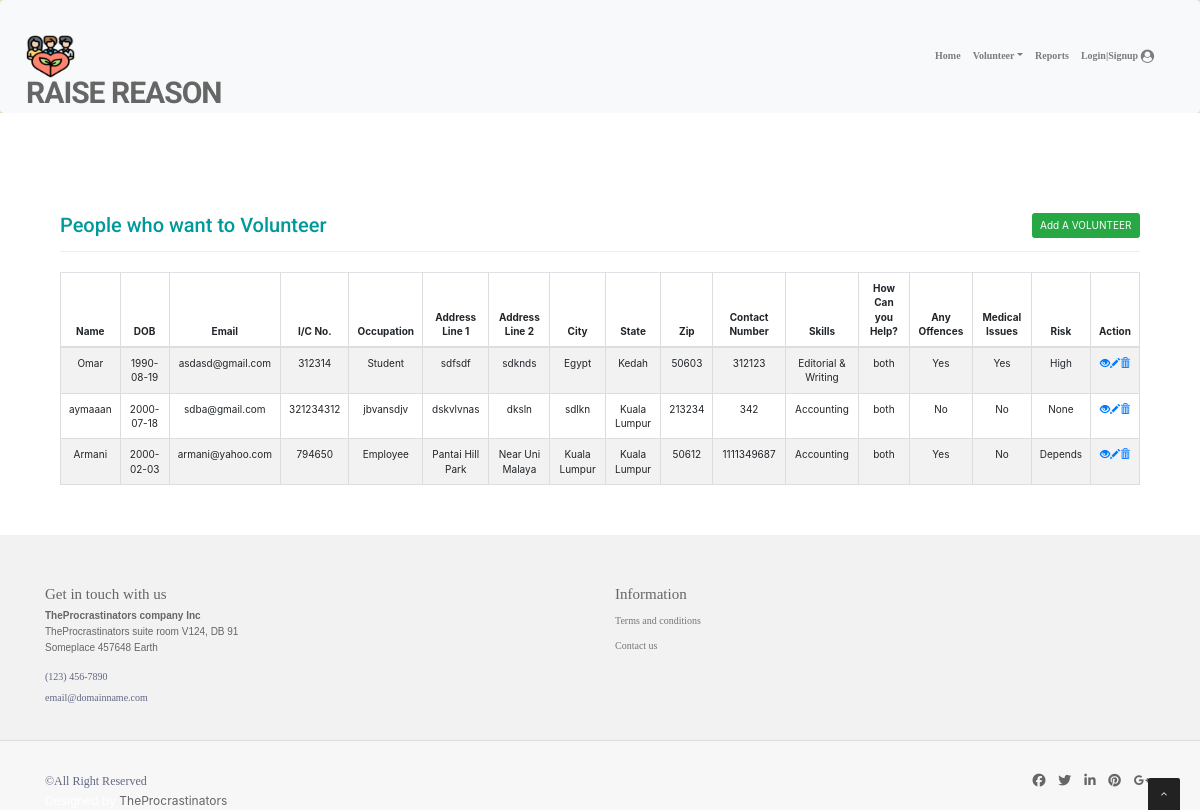
The page /ViewList.php on the database its author committed.
### tables this page shows
CREATE TABLE `VOLUNTEER` (
  `Name` varchar(50) NOT NULL,
  `DOB` date NOT NULL,
  `Email` varchar(255) NOT NULL,
  `IdentityCard` int(15) NOT NULL,
  `Occupation` varchar(50) NOT NULL,
  `Address` varchar(100) NOT NULL,
  `Address2` varchar(100) NOT NULL,
  `City` varchar(50) NOT NULL,
  `State` varchar(50) NOT NULL,
  `Zip` varchar(50) NOT NULL,
  `ContactNumber` int(15) NOT NULL,
  `Skills` varchar(50) NOT NULL,
  `HowHelp` varchar(50) NOT NULL,
  `Offences` varchar(50) NOT NULL,
  `MedicalIssues` varchar(50) NOT NULL,
  `Risk` varchar(50) NOT NULL,
  `id` int(11) NOT NULL
);

### ViewList.php (the view, shortened to what this page needs)
<?php include_once 'include/top2.php' ?>
<!DOCTYPE html>
<html lang="en">
<head>
      <link rel="stylesheet" href="https://maxcdn.bootstrapcdn.com/bootstrap/3.3.7/css/bootstrap.css">
	<link href="css/style2_2.css" rel="stylesheet" />
	<link rel="stylesheet" href="https://stackpath.bootstrapcdn.com/bootstrap/4.4.1/css/bootstrap.min.css">
	<link rel="stylesheet" href="https://cdnjs.cloudflare.com/ajax/libs/font-awesome/4.7.0/css/font-awesome.min.css">
	<link id="t-colors" href="skins/default.css" rel="stylesheet" />
	<link id="bodybg" href="bodybg/bg1.css" rel="stylesheet" type="text/css" />
</head>
<body>
		<section id="content">
			<div class="container">
                <div class="wrappers">
        <div class="container-fluid">
            <div class="row">
                <div class="col-md">
                    <div class="page-header clearfix">
                        <h2 class="pull-left" class="alignit">People who want to Volunteer</h2>
                          <a href="create.html" class="btn btn-success pull-right">Add A VOLUNTEER</a>
                    </div>
                    <?php
                   require_once "includes/config.inc.php";
                    $sql = "SELECT * FROM VOLUNTEER";
                    if($result = mysqli_query($db, $sql)){
                        if(mysqli_num_rows($result) > 0){
                            echo "<table class='table table-bordered table-striped td'>";
                                echo "<thead>";
                                    echo "<tr>";
                                        echo "<th>Name</th>";
                                        echo "<th>DOB</th>";
                                        echo "<th>Email</th>";
                                        echo "<th>I/C No.</th>";
                                        echo "<th>Occupation</th>";
                                        echo "<th>Address Line 1</th>";
                                        echo "<th>Address Line 2</th>";
                                        echo "<th>City</th>";
                                        echo "<th>State</th>";
                                        echo "<th>Zip</th>";
                                        echo "<th>Contact Number</th>";
                                        echo "<th>Skills</th>";
                                        echo "<th>How Can you Help?</th>";
                                        echo "<th>Any Offences</th>";
                                        echo "<th>Medical Issues</th>";
                                        echo "<th>Risk</th>";
                                        echo "<th>Action</th>";
                                    echo "</tr>";
                                echo "</thead>";
                                echo "<tbody>";
                                while($row = mysqli_fetch_array($result)){
                                    echo "<tr>";
                                        echo "<td>" . $row['Name'] . "</td>";
                                        echo "<td>" . $row['DOB'] . "</td>";
                                        echo "<td>" . $row['Email'] . "</td>";
                                        echo "<td>" . $row['IdentityCard'] . "</td>";
                                        echo "<td>" . $row['Occupation'] . "</td>";
                                        echo "<td>" . $row['Address'] . "</td>";
                                        echo "<td>" . $row['Address2'] . "</td>";
                                        echo "<td>" . $row['City'] . "</td>";
                                        echo "<td>" . $row['State'] . "</td>";
                                        echo "<td>" . $row['Zip'] . "</td>";
                                        echo "<td>" . $row['ContactNumber'] . "</td>";
                                        echo "<td>" . $row['Skills'] . "</td>";
                                        echo "<td>" . $row['HowHelp'] . "</td>";
                                        echo "<td>" . $row['Offences'] . "</td>";
                                        echo "<td>" . $row['MedicalIssues'] . "</td>";
                                        echo "<td>" . $row['Risk'] . "</td>";
                                        echo "<td>";
                                       echo "<a href='read.php?id=". $row['id'] ."' title='Read Volunteer Data' data-toggle='tooltip'><span class='glyphicon glyphicon-eye-open'></span></a>";
                                        echo "<a href='update.php?id=". $row['id'] ."' title='Edit Volunteer Information' data-toggle='tooltip'><span class='glyphicon glyphicon-pencil'></span></a>";
                                        echo "<a href='delete.php?id=". $row['id'] ."' title='Delete Volunteer Information' data-toggle='tooltip'><span class='glyphicon glyphicon-trash'></span></a>";
                                        echo "</td>";
                                    echo "</tr>";
                                }
                                echo "</tbody>";
                            echo "</table>";
                        } else{
                            echo "<p class='lead'><em>No records were found.</em></p>";
                        }
                    } else{
                        echo "ERROR: Could not able to execute $sql. " . mysqli_error($db);
                    }
                    ?>
                </div>
            </div>
                    </div>
                </div>
			</div>
		</section>
		<footer>
	<div class="container">
		<div class="row">
			<div class="col-sm-3 col-lg-6">
				<div class="widget">
					<h4>Get in touch with us</h4>
					<address>
						<strong>TheProcrastinators company Inc</strong><br>
						TheProcrastinators suite room V124, DB 91<br>
						Someplace 457648 Earth </address>
					<p>
						<i class="icon-phone"></i> (123) 456-7890<br>
						<i class="icon-envelope-alt"></i> email@domainname.com
					</p>
				</div>
			</div>
			<div class="col-sm-3 col-lg-6">
				<div class="widget">
					<h4>Information</h4>
					<ul class="link-list">
						<li><a href="#">Terms and conditions</a></li>
						<li><a href="#">Contact us</a></li>
					</ul>
				</div>
			</div>
			<div class="col-sm-3 col-lg-3">
			</div>
		</div>
	</div>
	<div id="sub-footer">
		<div class="container">
			<div class="row">
				<div class="col-lg-6">
					<div class="copyright">
						<p>&copy;All Right Reserved</p>
						<div class="credits">
                Designed by <a href="">TheProcrastinators</a>
            </div>
        </div>
    </div>
    <div class="col-lg-6">
    	<ul class="social-network">
    		<li><a href="#" data-placement="top" title="Facebook"><i class="fa fa-facebook"></i></a></li>
    		<li><a href="#" data-placement="top" title="Twitter"><i class="fa fa-twitter"></i></a></li>
    		<li><a href="#" data-placement="top" title="Linkedin"><i class="fa fa-linkedin"></i></a></li>
    		<li><a href="#" data-placement="top" title="Pinterest"><i class="fa fa-pinterest"></i></a></li>
    		<li><a href="#" data-placement="top" title="Google plus"><i class="fa fa-google-plus"></i></a></li>
    	</ul>
    </div>
</div>
</div>
</div>
</footer>
	<a href="#" class="scrollup"><i class="fa fa-angle-up active"></i></a>
</body>
</html>

### include/top2.php (shortened to what this page needs)
<!DOCTYPE html>
<html lang="en">
</html>
<head>
    <link href="https://stackpath.bootstrapcdn.com/font-awesome/4.7.0/css/font-awesome.min.css" rel="stylesheet">
    <link href="css/style2.css" rel="stylesheet" />
    <link rel="stylesheet" href="https://maxcdn.bootstrapcdn.com/bootstrap/4.0.0/css/bootstrap.min.css">
    <link href="skins/default.css" rel="stylesheet" />
    <link id="bodybg" href="bodybg/bg1.css" rel="stylesheet" type="text/css" />
</head>
<body>
    <div id="wrapper">
        <header>
            <nav class="navbar navbar-expand-md navbar-light bg-light">
                <div class="container-fluid">
                    <a class="navbar-brand " href="homepage.php"><img style="width: 25%; height: 100%;" src="img/logo-filler.png">
                        <lo>Raise reason</lo>
                    </a>
                    <div class="collapse navbar-collapse" id="navbarResponsive">
                        <ul class="navbar-nav ml-auto">
                            <li class="nav-item"> <a class="nav-link" href="homepage.php">Home</a> </li>
                            <li class="nav-item dropdown">
                                <a class="nav-link dropdown-toggle" href="Volunteer.html" id="navbarDropdownMenuLink" data-toggle="dropdown">Volunteer</a>
                            </li>
                            <li class="nav-item"> <a class="nav-link" href="meeting-report.html">Reports</a></li>
                            <?php if (!empty($_SESSION['username'])) : ?>
                                <li class="nav-item dropdown"> <a class="nav-link" data-toggle="dropdown" href="#"><?php echo $_SESSION['username'] ?> <i class="fa fa-user-circle fa-lg"></i></a>
                                    <div class="dropdown-menu " aria-labelledby="navbarDropdownMenuLink">
                                        <a class="dropdown-item" href="profile.php">Profile</a>
                                        <a class="dropdown-item" href="logout.php">Logout</a>
                                    </div>
                                </li>
                            <?php else : ?>
                                <li class="nav-item"> <a class="nav-link" href="login.php">Login|Signup <i class="fa fa-user-circle fa-lg"></i></a>
                                </li>
                            <?php endif ?>
                        </ul>
                    </div>
                </div>
            </nav>
        </header>

### css/style2.css (style rules this page uses)
body { font-family: 'Open Sans', Arial, sans-serif; font-size: 14px; font-weight: 300; line-height: 1.6em; color: #656565; }
lo { font-family: 'Roboto', sans-serif; color: #666; margin-bottom: 20px; text-transform: uppercase; font-size: 30px; font-weight: 700; line-height: 1em; letter-spacing: -1px; }
h1, h2, h3, h4, h5, h6 { font-family: 'Roboto', sans-serif; font-weight: 700; line-height: 1.1em; color: #666; margin-bottom: 5px; }
#wrapper { width: 100%; margin: 0; padding: 0; }
header .navbar { margin-bottom: 0; }
.navbar-brand { color: #222; text-transform: uppercase; font-size: 24px; font-weight: 700; line-height: 1em; letter-spacing: -1px; padding: 0 0 0 15px; }
header .navbar-collapse ul.navbar-nav { float: right; margin-right: 0; }
header .navbar { min-height: 100px; }
header .navbar-nav > li { padding-bottom: 30px; padding-top: 30px; }
header .navbar-nav > li > a { padding-bottom: 6px; padding-top: 5px; margin-left: 2px; line-height: 30px; font-weight: 700; -webkit-transition: all 0.3s ease; -moz-transition: all 0.3s ease; -ms-transition: all 0.3s ease; -o-transition: all 0.3s ease; transition: all 0.3s ease; }
#content { position: relative; background: #fff; padding: 60px 0 40px 0; }
ul.link-list { margin: 0; padding: 0; list-style: none; float: none; }
ul.link-list li { float: none; margin: 0; padding: 2px 0 2px 0; list-style: none; }
footer ul.link-list li a { color: #777; }
footer { background: #f2f2f2; }
#sub-footer { border-top: 1px solid #ddd; background: #f7f7f7; }
footer { padding: 50px 0 0 0; }
footer a { color: #666; }
footer h1, footer h2, footer h3, footer h4, footer h5, footer h6 { color: #666; }
footer address { line-height: 1.6em; }
ul.social-network { list-style: none; margin: 0; }
ul.social-network li { display: inline; margin: 0 5px; }
footer ul.social-network li i { font-size: 1.3em; }
#sub-footer { text-shadow: none; padding: 0; padding-top: 30px; margin: 20px 0 0 0; }
#sub-footer p { margin: 0; padding: 0; }
.copyright { text-align: left; font-size: 12px; }
#sub-footer ul.social-network { float: right; }
.scrollup { position: fixed; width: 32px; height: 32px; bottom: 0px; right: 20px; background: #222; -webkit-border-radius: 2px 2px 0 0; -moz-border-radius: 2px 2px 0 0; border-radius: 2px 2px 0 0; }
a.scrollup { outline: 0; text-align: center; }
a.scrollup i { margin-top: 10px; color: #fff; }

### bodybg/bg1.css (style rules this page uses)
body { background: url(../img/bodybg/bg1.png) repeat left top; }

### rows shown on the page
volunteer: Name "Omar", DOB "1990-08-19", Email "asdasd@gmail.com", IdentityCard "312314", Occupation "Student", Address "sdfsdf", Address2 "sdknds", City "Egypt", State "Kedah", Zip "50603", ContactNumber "312123", Skills "Editorial & Writing", HowHelp "both", Offences "Yes", MedicalIssues "Yes", Risk "High"
volunteer: Name "aymaaan", DOB "2000-07-18", Email "sdba@gmail.com", IdentityCard "321234312", Occupation "jbvansdjv", Address "dskvlvnas", Address2 "dksln", City "sdlkn", State "Kuala Lumpur", Zip "213234", ContactNumber "342", Skills "Accounting", HowHelp "both", Offences "No", MedicalIssues "No", Risk "None"
volunteer: Name "Armani", DOB "2000-02-03", Email "armani@yahoo.com", IdentityCard "794650", Occupation "Employee", Address "Pantai Hill Park", Address2 "Near Uni Malaya", City "Kuala Lumpur", State "Kuala Lumpur", Zip "50612", ContactNumber "1111349687", Skills "Accounting", HowHelp "both", Offences "Yes", MedicalIssues "No", Risk "Depends"
